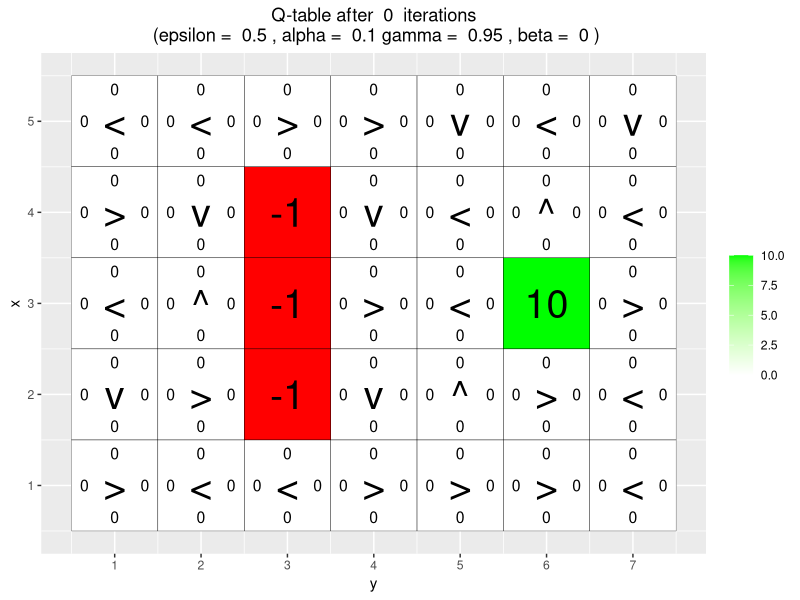
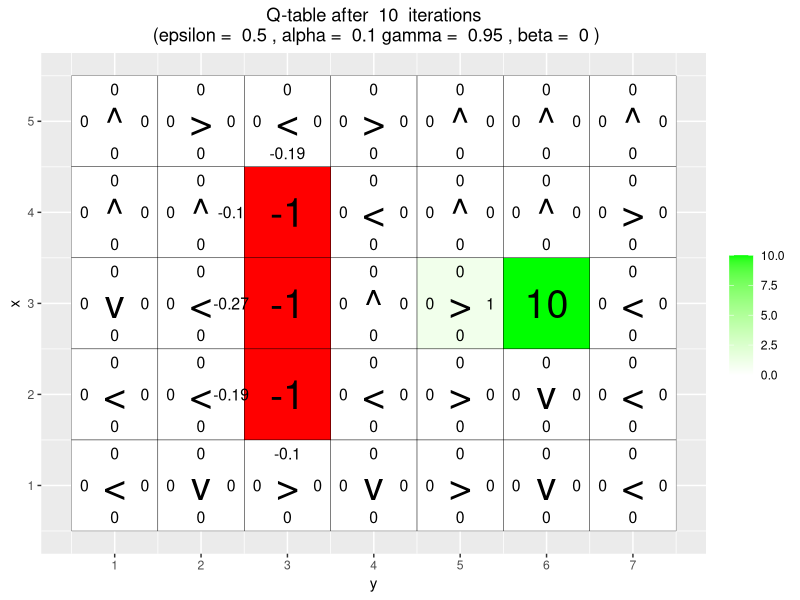
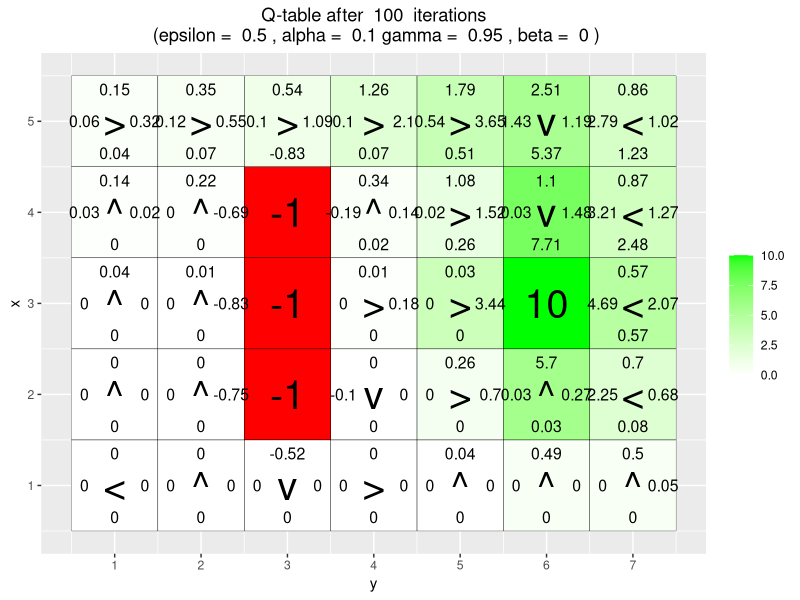
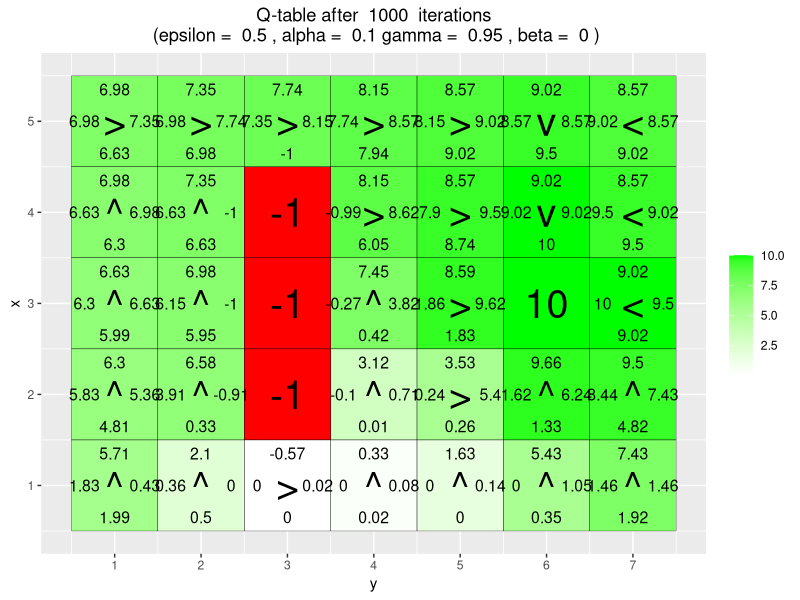
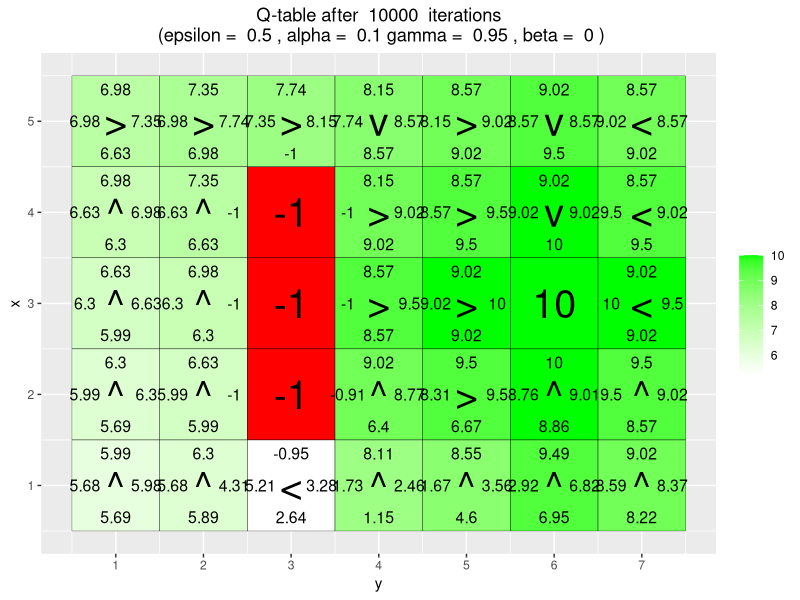
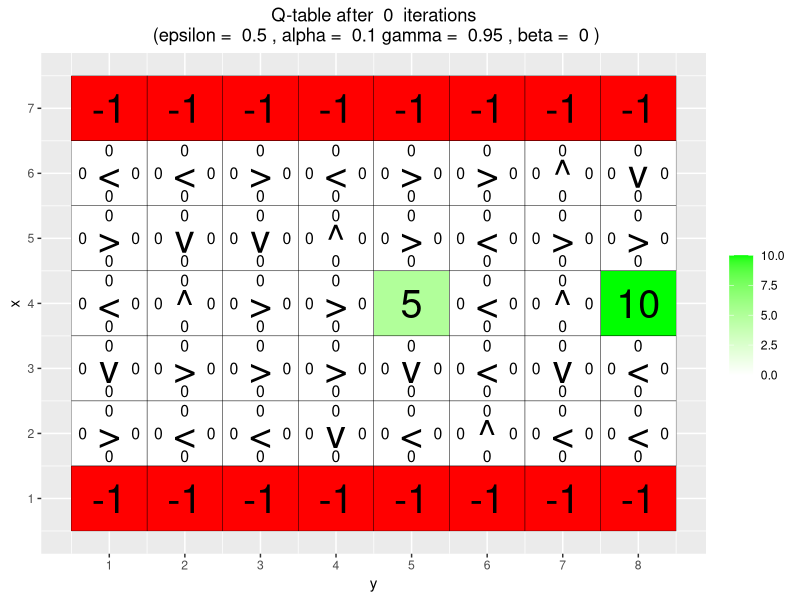
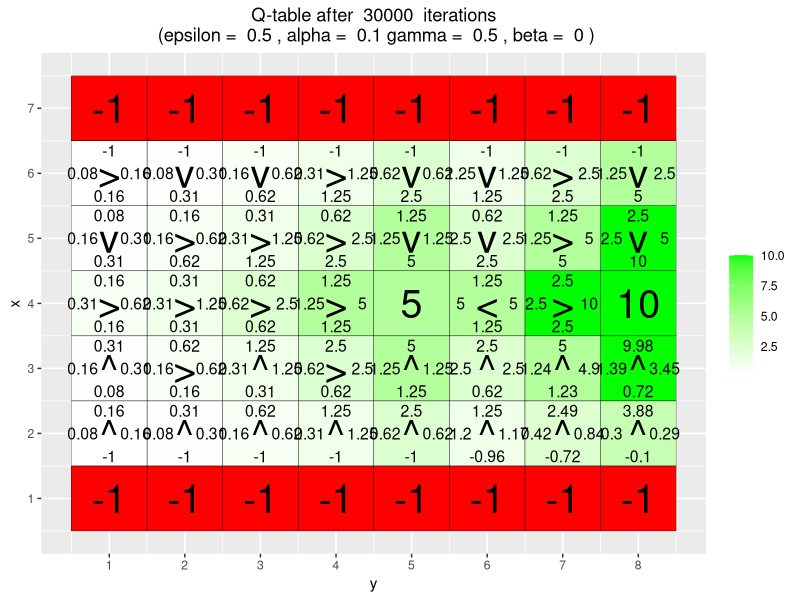
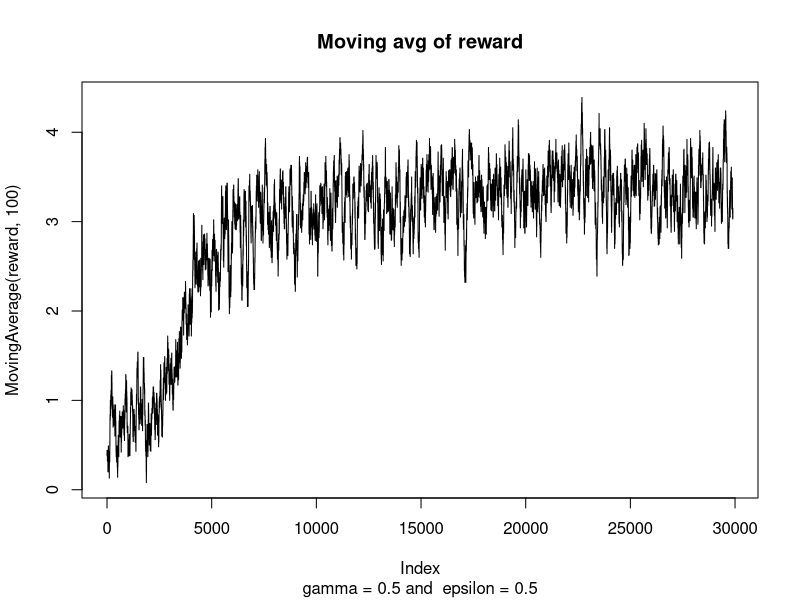

Write R code to recreate these figures, in order. (Note: a time limit stopped this script after it produced the figures.)
## ---- chunk 1
knitr::opts_chunk$set(echo = TRUE)
## ---- chunk 2
# By Jose M. Peña and Joel Oskarsson.
# For teaching purposes.
# jose.m.pena@liu.se.

#####################################################################################################
# Q-learning
#####################################################################################################

# install.packages("ggplot2")
# install.packages("vctrs")
library(ggplot2)

# If you do not see four arrows in line 16, then do the following:
# File/Reopen with Encoding/UTF-8

arrows <- c("^", ">", "v", "<")
action_deltas <- list(c(1,0), # up
                      c(0,1), # right
                      c(-1,0), # down
                      c(0,-1)) # left

vis_environment <- function(iterations=0, epsilon = 0.5, alpha = 0.1, gamma = 0.95, beta = 0){
  
  # Visualize an environment with rewards. 
  # Q-values for all actions are displayed on the edges of each tile.
  # The (greedy) policy for each state is also displayed.
  # 
  # Args:
  #   iterations, epsilon, alpha, gamma, beta (optional): for the figure title.
  #   reward_map (global variable): a HxW array containing the reward given at each state.
  #   q_table (global variable): a HxWx4 array containing Q-values for each state-action pair.
  #   H, W (global variables): environment dimensions.
  
  df <- expand.grid(x=1:H,y=1:W)
  foo <- mapply(function(x,y) ifelse(reward_map[x,y] == 0,q_table[x,y,1],NA),df$x,df$y)
  df$val1 <- as.vector(round(foo, 2))
  foo <- mapply(function(x,y) ifelse(reward_map[x,y] == 0,q_table[x,y,2],NA),df$x,df$y)
  df$val2 <- as.vector(round(foo, 2))
  foo <- mapply(function(x,y) ifelse(reward_map[x,y] == 0,q_table[x,y,3],NA),df$x,df$y)
  df$val3 <- as.vector(round(foo, 2))
  foo <- mapply(function(x,y) ifelse(reward_map[x,y] == 0,q_table[x,y,4],NA),df$x,df$y)
  df$val4 <- as.vector(round(foo, 2))
  foo <- mapply(function(x,y) 
    ifelse(reward_map[x,y] == 0,arrows[GreedyPolicy(x,y)],reward_map[x,y]),df$x,df$y)
  df$val5 <- as.vector(foo)
  foo <- mapply(function(x,y) ifelse(reward_map[x,y] == 0,max(q_table[x,y,]),
                                     ifelse(reward_map[x,y]<0,NA,reward_map[x,y])),df$x,df$y)
  df$val6 <- as.vector(foo)
  
  print(ggplot(df,aes(x = y,y = x)) +
          scale_fill_gradient(low = "white", high = "green", na.value = "red", name = "") +
          geom_tile(aes(fill=val6)) +
          geom_text(aes(label = val1),size = 4,nudge_y = .35,na.rm = TRUE) +
          geom_text(aes(label = val2),size = 4,nudge_x = .35,na.rm = TRUE) +
          geom_text(aes(label = val3),size = 4,nudge_y = -.35,na.rm = TRUE) +
          geom_text(aes(label = val4),size = 4,nudge_x = -.35,na.rm = TRUE) +
          geom_text(aes(label = val5),size = 10) +
          geom_tile(fill = 'transparent', colour = 'black') + 
          ggtitle(paste("Q-table after ",iterations," iterations\n",
                        "(epsilon = ",epsilon,", alpha = ",alpha,"gamma = ",gamma,", beta = ",beta,")")) +
          theme(plot.title = element_text(hjust = 0.5)) +
          scale_x_continuous(breaks = c(1:W),labels = c(1:W)) +
          scale_y_continuous(breaks = c(1:H),labels = c(1:H)))
  
}

#####################################################################################################
# Q-Learning Environments
#####################################################################################################
## ---- chunk 3

GreedyPolicy <- function(x, y){
  
  # Get a greedy action for state (x,y) from q_table.
  #
  # Args:
  #   x, y: state coordinates.
  #   q_table (global variable): a HxWx4 array containing Q-values for each state-action pair.
  # 
  # Returns:
  #   An action, i.e. integer in {1,2,3,4}.
  
  movement1 = which(q_table[x,y,] == max(q_table[x,y,]))
  if(length(movement1)>1) {
    return(sample(movement1, 1))
  } else {
    return(movement1)
  }
}

EpsilonGreedyPolicy <- function(x, y, epsilon){
  
  # Get an epsilon-greedy action for state (x,y) from q_table.
  #
  # Args:
  #   x, y: state coordinates.
  #   epsilon: probability of acting randomly.
  # 
  # Returns:
  #   An action, i.e. integer in {1,2,3,4}.
  
  movement1 = sample(which(q_table[x,y,] == max(q_table[x,y,])), 1)
  draw=runif(1, min=0, max=1)
  if(draw>epsilon) {
    return(movement1)
  } else {
    return(sample(c(1,2,3,4), 1))
  }
  
}

transition_model <- function(x, y, action, beta){
  
  # Computes the new state after given action is taken. The agent will follow the action 
  # with probability (1-beta) and slip to the right or left with probability beta/2 each.
  # 
  # Args:
  #   x, y: state coordinates.
  #   action: which action the agent takes (in {1,2,3,4}).
  #   beta: probability of the agent slipping to the side when trying to move.
  #   H, W (global variables): environment dimensions.
  # 
  # Returns:
  #   The new state after the action has been taken.
  
  delta <- sample(-1:1, size = 1, prob = c(0.5*beta,1-beta,0.5*beta))
  final_action <- ((action + delta + 3) %% 4) + 1
  foo <- c(x,y) + unlist(action_deltas[final_action])
  foo <- pmax(c(1,1),pmin(foo,c(H,W)))
  
  return (foo)
}

q_learning <- function(start_state, epsilon = 0.5, alpha = 0.1, gamma = 0.95, 
                       beta = 0){
  
  # Perform one episode of Q-learning. The agent should move around in the 
  # environment using the given transition model and update the Q-table.
  # The episode ends when the agent reaches a terminal state.
  # 
  # Args:
  #   start_state: array with two entries, describing the starting position of the agent.
  #   epsilon (optional): probability of acting greedily.
  #   alpha (optional): learning rate.
  #   gamma (optional): discount factor.
  #   beta (optional): slipping factor.
  #   reward_map (global variable): a HxW array containing the reward given at each state.
  #   q_table (global variable): a HxWx4 array containing Q-values for each state-action pair.
  # 
  # Returns:
  #   reward: reward received in the episode.
  #   correction: sum of the temporal difference correction terms over the episode.
  #   q_table (global variable): Recall that R passes arguments by value. So, q_table being
  #   a global variable can be modified with the superassigment operator <<-.
  
  q_state=start_state
  reward=0
  episode_correction=0
  
  repeat{
    # Follow policy, execute action, get reward.
    x=q_state[1]
    y=q_state[2]
    action=EpsilonGreedyPolicy(x, y, epsilon)
    new_state=transition_model(x, y, action, beta)
    reward=reward_map[new_state[1], new_state[2]]
    
    # Q-table update.
    episode_correction=episode_correction+reward+gamma*max(q_table[new_state[1], new_state[2],])-q_table[x,y,action]
    correction=alpha*(reward+gamma*max(q_table[new_state[1], new_state[2],])-q_table[x,y,action])
    q_table[x,y,action]<<-q_table[x,y,action]+correction
    q_state=new_state
    
    if(reward!=0)
      # End episode.
      return (c(reward,episode_correction))
  }
  
}

# Environment A (learning)

set.seed(12345)
H <- 5
W <- 7

reward_map <- matrix(0, nrow = H, ncol = W)
reward_map[3,6] <- 10
reward_map[2:4,3] <- -1

q_table <- array(0,dim = c(H,W,4))

vis_environment()

for(i in 1:10000){
  foo <- q_learning(start_state = c(3,1))
  
  if(any(i==c(10,100,1000,10000)))
    vis_environment(i)
}
## ---- chunk 4
# Environment B (the effect of epsilon and gamma)
set.seed(12345)

H <- 7
W <- 8

reward_map <- matrix(0, nrow = H, ncol = W)
reward_map[1,] <- -1
reward_map[7,] <- -1
reward_map[4,5] <- 5
reward_map[4,8] <- 10

q_table <- array(0,dim = c(H,W,4))

vis_environment()

MovingAverage <- function(x, n){
  
  cx <- c(0,cumsum(x))
  rsum <- (cx[(n+1):length(cx)] - cx[1:(length(cx) - n)]) / n
  
  return (rsum)
}

for(j in c(0.5,0.75,0.95)){
  q_table <- array(0,dim = c(H,W,4))
  reward <- NULL
  correction <- NULL
  
  for(i in 1:30000){
    foo <- q_learning(gamma = j, start_state = c(4,1))
    reward <- c(reward,foo[1])
    correction <- c(correction,foo[2])
  }
  
  vis_environment(i, gamma = j)
  plot(MovingAverage(reward,100),type = "l", main="Moving avg of reward", sub=paste(expression(gamma),"=", j, "and ",
                                                                                    expression(epsilon), "=", "0.5"))
  plot(MovingAverage(correction,100),type = "l", main="Moving avg of correction", sub=paste(expression(gamma),"=", j, "and ",
                                                                                            expression(epsilon), "=", "0.5"))
}

for(j in c(0.5,0.75,0.95)){
  q_table <- array(0,dim = c(H,W,4))
  reward <- NULL
  correction <- NULL
  
  for(i in 1:30000){
    foo <- q_learning(epsilon = 0.1, gamma = j, start_state = c(4,1))
    reward <- c(reward,foo[1])
    correction <- c(correction,foo[2])
  }
  
  vis_environment(i, epsilon = 0.1, gamma = j)
  plot(MovingAverage(reward,100),type = "l", main="Moving avg of reward", sub=paste(expression(gamma),"=", j, "and ",
                                                                                    expression(epsilon), "=", "0.1"))
  plot(MovingAverage(correction,100),type = "l", main="Moving avg of correction", sub=paste(expression(gamma),"=", j, "and ",
                                                                                            expression(epsilon), "=", "0.1"))
}
## ---- chunk 5
# Environment C (the effect of beta).

set.seed(12345)
H <- 3
W <- 6

reward_map <- matrix(0, nrow = H, ncol = W)
reward_map[1,2:5] <- -1
reward_map[1,6] <- 10

q_table <- array(0,dim = c(H,W,4))

vis_environment()

for(j in c(0,0.2,0.4,0.66)){
  q_table <- array(0,dim = c(H,W,4))
  
  for(i in 1:10000)
    foo <- q_learning(gamma = 0.6, beta = j, start_state = c(1,1))
  
  vis_environment(i, gamma = 0.6, beta = j)
}
